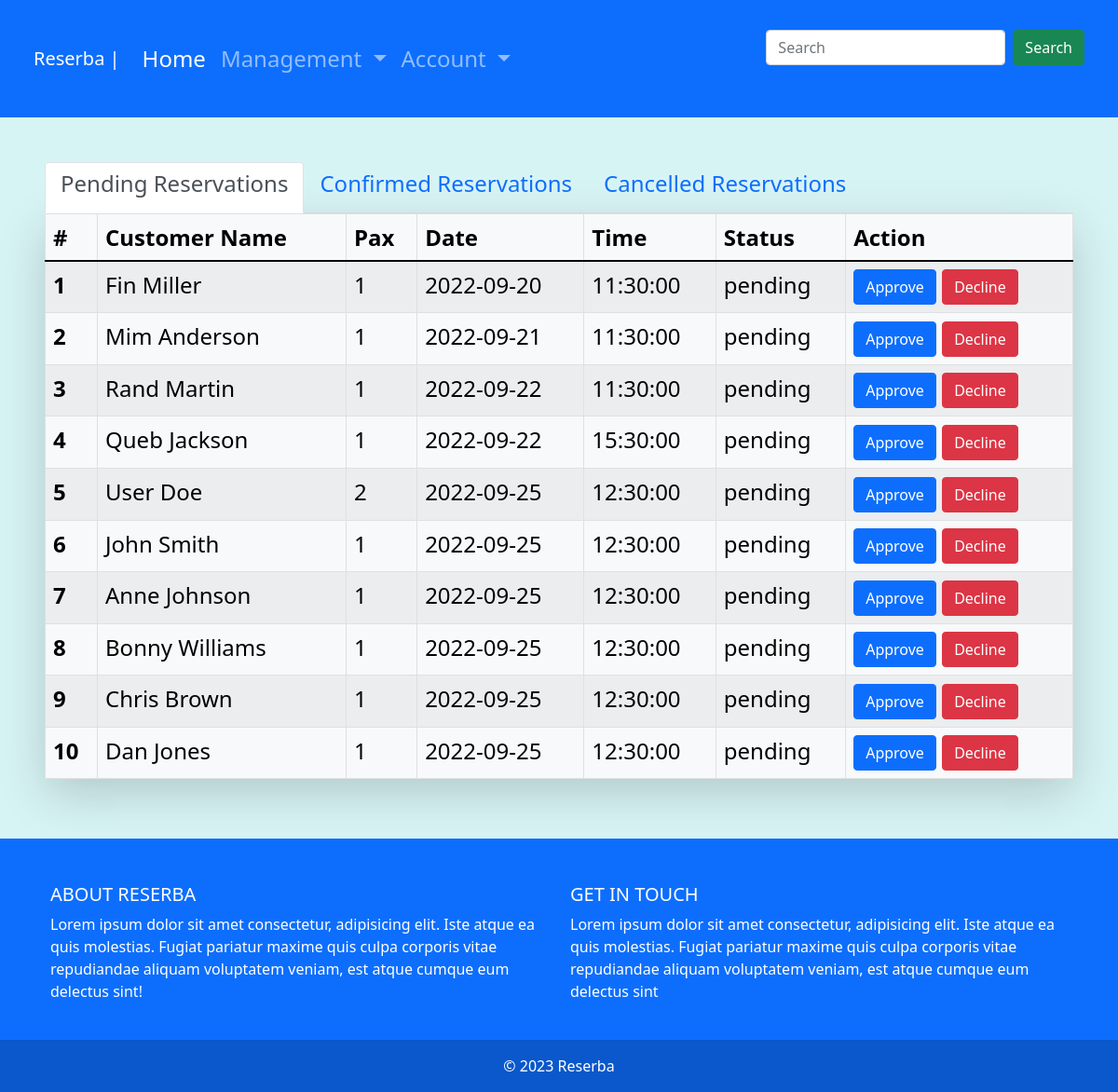
/public/radmin/manage-reservations.php (signed in), run on the app's committed database.
### tables this page shows
CREATE TABLE `reservation`(
    `reservationID` INT NOT NULL AUTO_INCREMENT,
    `userID` INT NOT NULL,
    `restaurantID` INT NOT NULL,
    `pax` INT NOT NULL,
    `date` DATE NOT NULL,
    `time` TIME NOT NULL,
    `rating` DECIMAL(2,1),
    `status` ENUM('pending', 'confirmed', 'cancelled') NOT NULL  DEFAULT 'pending',
    CONSTRAINT reservationPK PRIMARY KEY(`reservationID`),
    CONSTRAINT res_userid_fk FOREIGN KEY(`userID`) 
        REFERENCES users(`userID`),
    CONSTRAINT rest_restid_fk FOREIGN KEY(`restaurantID`)
        REFERENCES `restaurant`(`restaurantID`)
);

### public/radmin/manage-reservations.php (the view, shortened to what this page needs)
<?php
    include('../shared/radmin_header.php');
?>
<!DOCTYPE html>
<html lang="en">
<head>
    <link href="https://cdn.jsdelivr.net/npm/bootstrap@5.1.3/dist/css/bootstrap.min.css" rel="stylesheet">
    <link rel="stylesheet" href="../stylesheets/styles.css">
</head>
<body>
    <main>
        <div class="container-fluid p-5">
            <nav>
                <div class="nav nav-tabs" id="nav-tab" role="tablist">
                    <button class="nav-link active" id="nav-home-tab" data-bs-toggle="tab" data-bs-target="#nav-home" type="button" role="tab" aria-controls="nav-home" aria-selected="true"><h4>Pending Reservations</h4></button>
                    <button class="nav-link" id="nav-profile-tab" data-bs-toggle="tab" data-bs-target="#nav-profile" type="button" role="tab" aria-controls="nav-profile" aria-selected="false"><h4>Confirmed Reservations</h4></button>
                    <button class="nav-link" id="nav-contact-tab" data-bs-toggle="tab" data-bs-target="#nav-contact" type="button" role="tab" aria-controls="nav-contact" aria-selected="false"><h4>Cancelled Reservations</h4></button>
                </div>
            </nav>
            <div class="tab-content" id="nav-tabContent">
                <div class="tab-pane fade show active" id="nav-home" role="tabpanel" aria-labelledby="nav-home-tab">
                    <table class="table table-light table-bordered shadow-lg table-striped">
                        <thead>
                            <tr>
                                <th scope="col">#</th>
                                <th scope="col">Customer Name</th>
                                <th scope="col">Pax</th>
                                <th scope="col">Date</th>
                                <th scope="col">Time</th>
                                <th scope="col">Status</th>
                                <th scope="col">Action</th>
                            </tr>
                        </thead>
                        <tbody>
                        <?php
                            $sql = "SELECT CONCAT(u.fname, ' ', u.lname) AS 'fullname', rs.* FROM reservation rs
                                    JOIN users u ON u.userID = rs.userID
                                    JOIN restaurant r ON r.restaurantID = rs.restaurantID WHERE rs.status = 'pending' AND r.restaurantID = '".$_SESSION["restaurantID"]."'";
                            $res = mysqli_query($con, $sql);
                            if(mysqli_num_rows($res)> 0){
                                for($i = 1; $reservation = mysqli_fetch_assoc($res); $i++) {
                        ?>
                            <tr>
                                <th scope="row"><?php echo $i; ?></th>
                                <td><?php echo $reservation['fullname']; ?></td>
                                <td><?php echo $reservation['pax'];?> </td>
                                <td><?php echo $reservation['date'];?> </td>
                                <td><?php echo $reservation['time'];?> </td>
                                <td><?php echo $reservation['status'];?> </td>
                                <td>
                                    <a href="../../src/php/manage_reservations_action.php?approve=<?php echo $reservation['reservationID']; ?>" class="btn btn-primary">Approve</a>
                                    <a href="../../src/php/manage_reservations_action.php?decline=<?php echo $reservation['reservationID']; ?>" class="btn btn-danger">Decline</a>
                                </td>
                            </tr>
                        <?php
                                }
                            }
                        ?>
                        </tbody>
                    </table>
                </div>
            </div>
        </div>
    </main>
    <?php
        include('../shared/footer.php');
    ?>
</body>
</html>

### public/stylesheets/styles.css (style rules this page uses)
main { background-color: #D7F4F5; }
body { margin: 0; padding: 0; background: #D7F4F5 !important; }
.table { font-size: 1.5em; }

### data on the page
reservation: fullname "Fin Miller", pax "1", date "2022-09-20", time "11:30:00", status "pending"
reservation: fullname "Mim Anderson", pax "1", date "2022-09-21", time "11:30:00", status "pending"
reservation: fullname "Rand Martin", pax "1", date "2022-09-22", time "11:30:00", status "pending"
reservation: fullname "Queb Jackson", pax "1", date "2022-09-22", time "15:30:00", status "pending"
reservation: fullname "User Doe", pax "2", date "2022-09-25", time "12:30:00", status "pending"
reservation: fullname "John Smith", pax "1", date "2022-09-25", time "12:30:00", status "pending"
reservation: fullname "Anne Johnson", pax "1", date "2022-09-25", time "12:30:00", status "pending"
reservation: fullname "Bonny Williams", pax "1", date "2022-09-25", time "12:30:00", status "pending"
reservation: fullname "Chris Brown", pax "1", date "2022-09-25", time "12:30:00", status "pending"
reservation: fullname "Dan Jones", pax "1", date "2022-09-25", time "12:30:00", status "pending"
